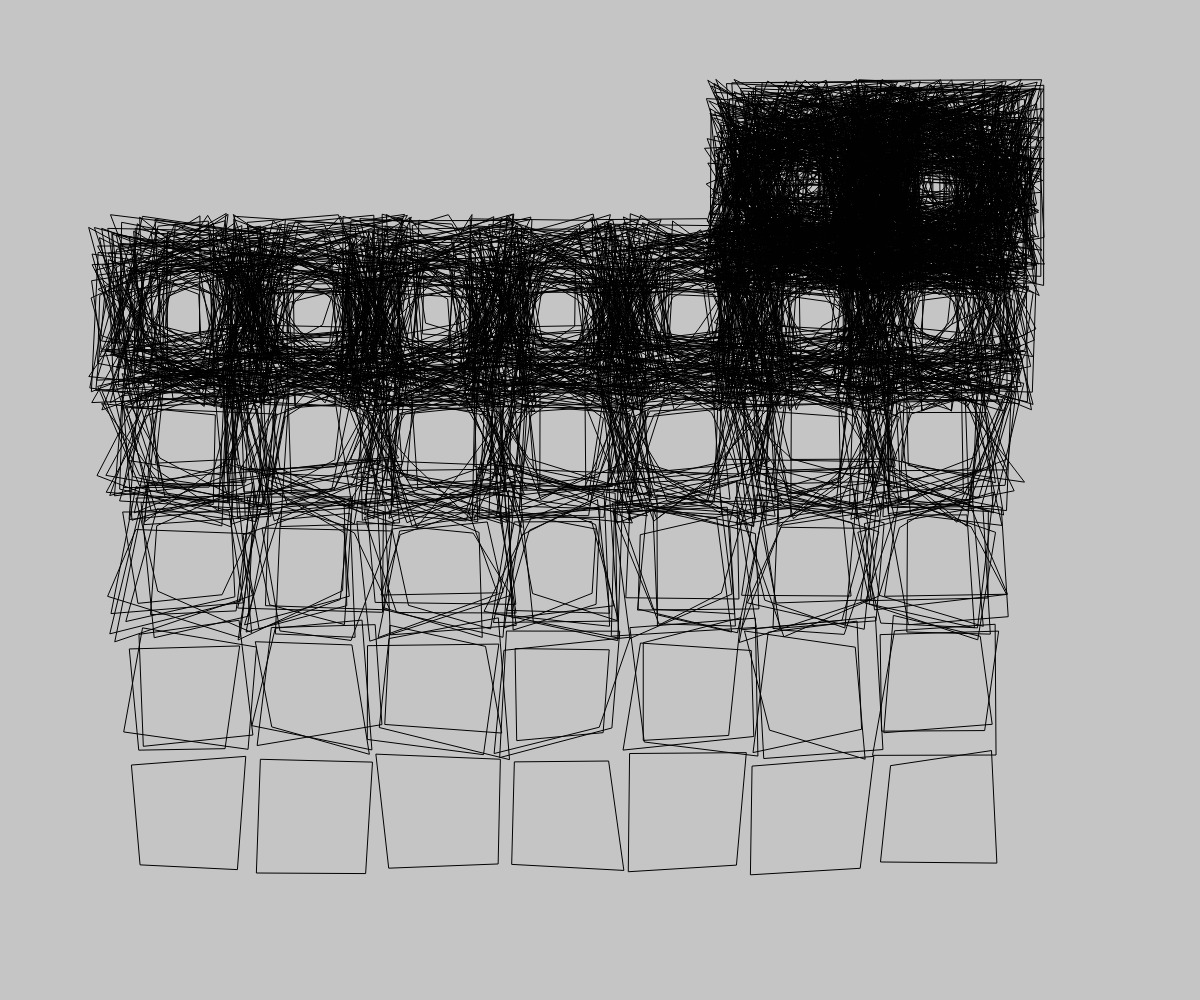
Frame 1 (no input)
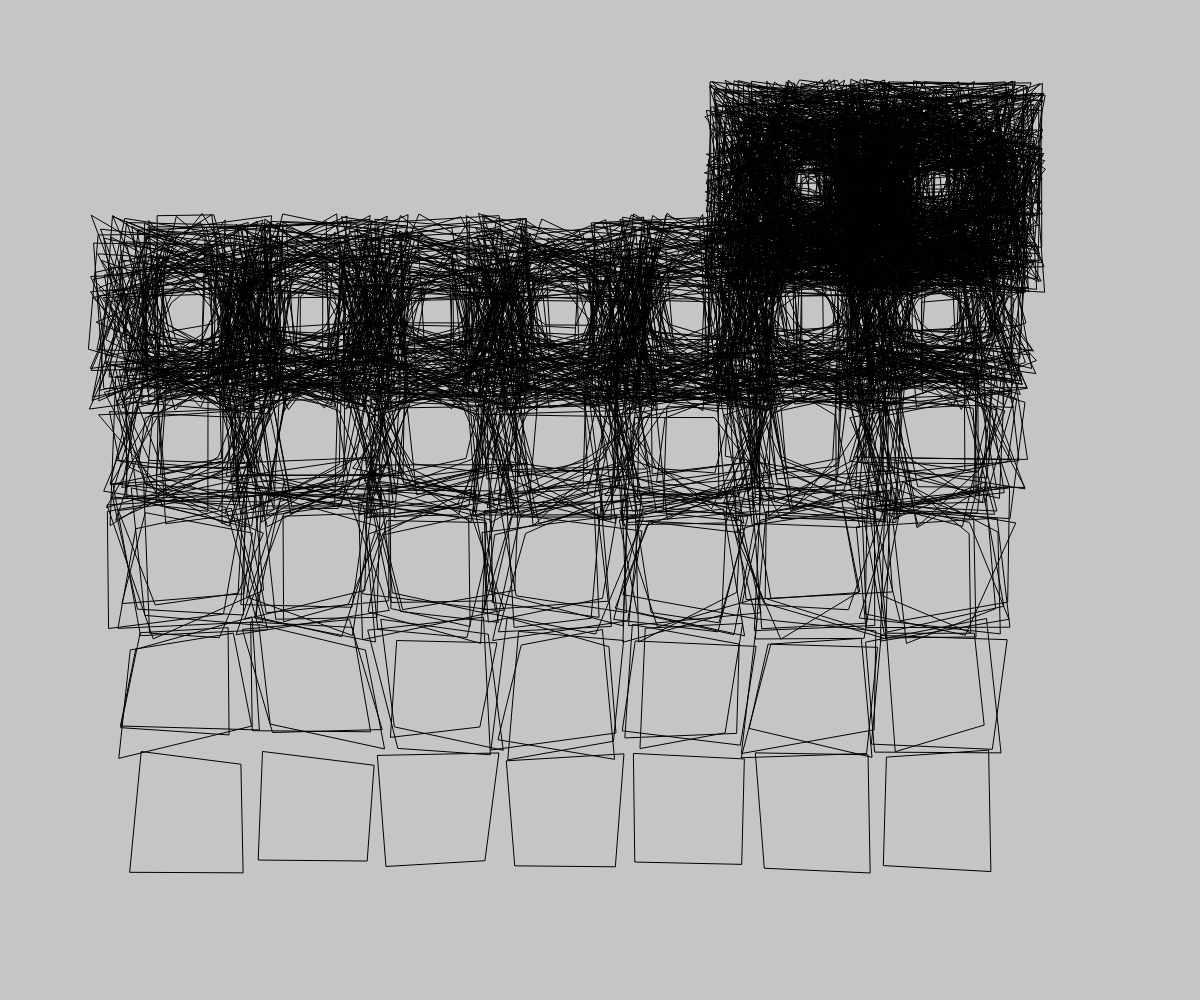
Frame 2 (the mouse pressed at the canvas centre, redrawn once)

The p5.js sketch that drew these frames (run headless with seeded random() and noise() and a simulated clock; the mouse was pressed at the canvas centre and the sketch redrawn once):

// p5.js sketch
// ── sketch.js
function preload() {
  // put preload code here
}

function setup() {
  noLoop();
  createCanvas(windowWidth, windowHeight);
}

function disegnaNellaCella(x, y, size, rowNumber) {
  quantita = pow(3, 5 - rowNumber)
  for (let q = 0; q < quantita ;q++ ){
    disegnaQuad (x,y, size, rowNumber)
  }
}

function randrange(number, range) {
  // range = 0;
  let valoreRandomico = random(number-range, number+range); 
  return valoreRandomico;
};

function disegnaQuad(x, y, size, rowNumber){

  //ogni punto che può variare di un tot (il range)
  //ogni punto può andare a sovrapporsi in parte su altre celle
  //devo stabilire di quanto
  //let mezzoRange = size/5;
  let mezzoRange = (6-rowNumber) * size/14 ; 
  let margine = 8;

  let x1 = randrange (x       + margine, mezzoRange);
  let y1 = randrange (y       + margine, mezzoRange);

  let x2 = randrange (x+size  - margine, mezzoRange);
  let y2 = randrange (y       + margine, mezzoRange);

  let x3 = randrange (x+size  - margine, mezzoRange);
  let y3 = randrange (y+size  - margine, mezzoRange);

  let x4 = randrange (x       + margine, mezzoRange);
  let y4 = randrange (y+size  - margine, mezzoRange); 

  //il giro delle coordinate del quadrilatero parte da in alto a sinistra, poi in alto a destra, poi in basso a destra, poi in basso a sinistra
  noFill ();
  stroke (1);
  strokeWeight (1);
  quad(x1, y1, x2, y2, x3, y3, x4, y4);
}

function draw() {

  background("#c5c5c5");

  //definisco la grandezza che deve avere ciascuna "cella"
  let size = windowHeight/8;
  //la dimensione del margine è quanto una cella
  let margin = size;

  //definisco il numero di colonne: devo dividere la grandezza dello schermo per la dimensione di ogni cella, ma tenendo conto del margine
  let ncols = floor((windowWidth - 2*margin) / size) ;
  let nrow = 6;
  
  for (let r = 0; r < nrow; r++) {
    let y = r*size + margin;
    for (let c = 0; c < ncols; c++){
      let x = c*size + margin;
 

      if(r>0 || (r==0 && c >= (ncols/2 + 1))){
        disegnaNellaCella (x, y, size, r)
      }
    }

  }
}

//Credits: Vera Molnar - 1985 - Structure de Quadrilatères
